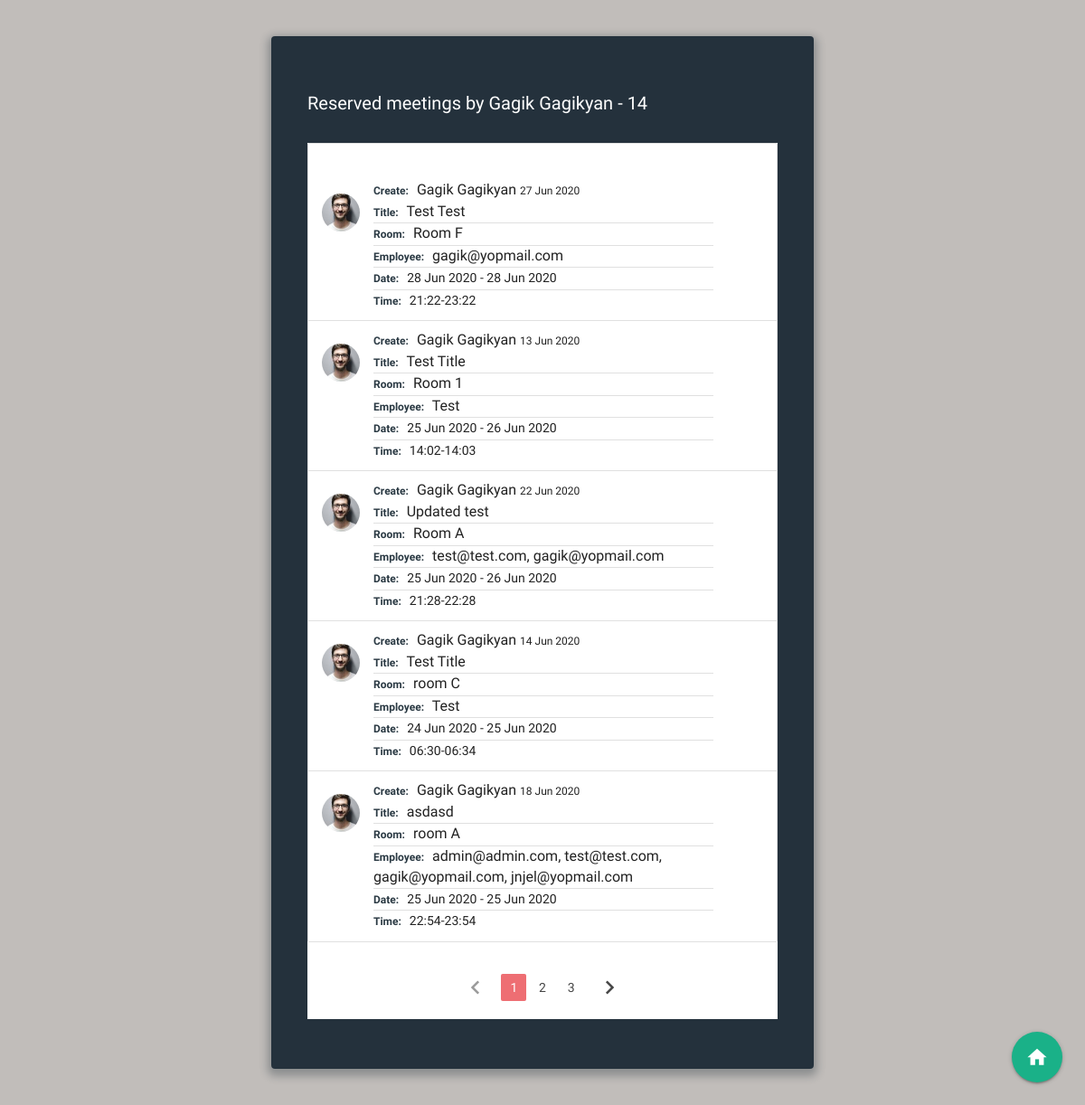
The page /user/3 on the database as committed earlier.
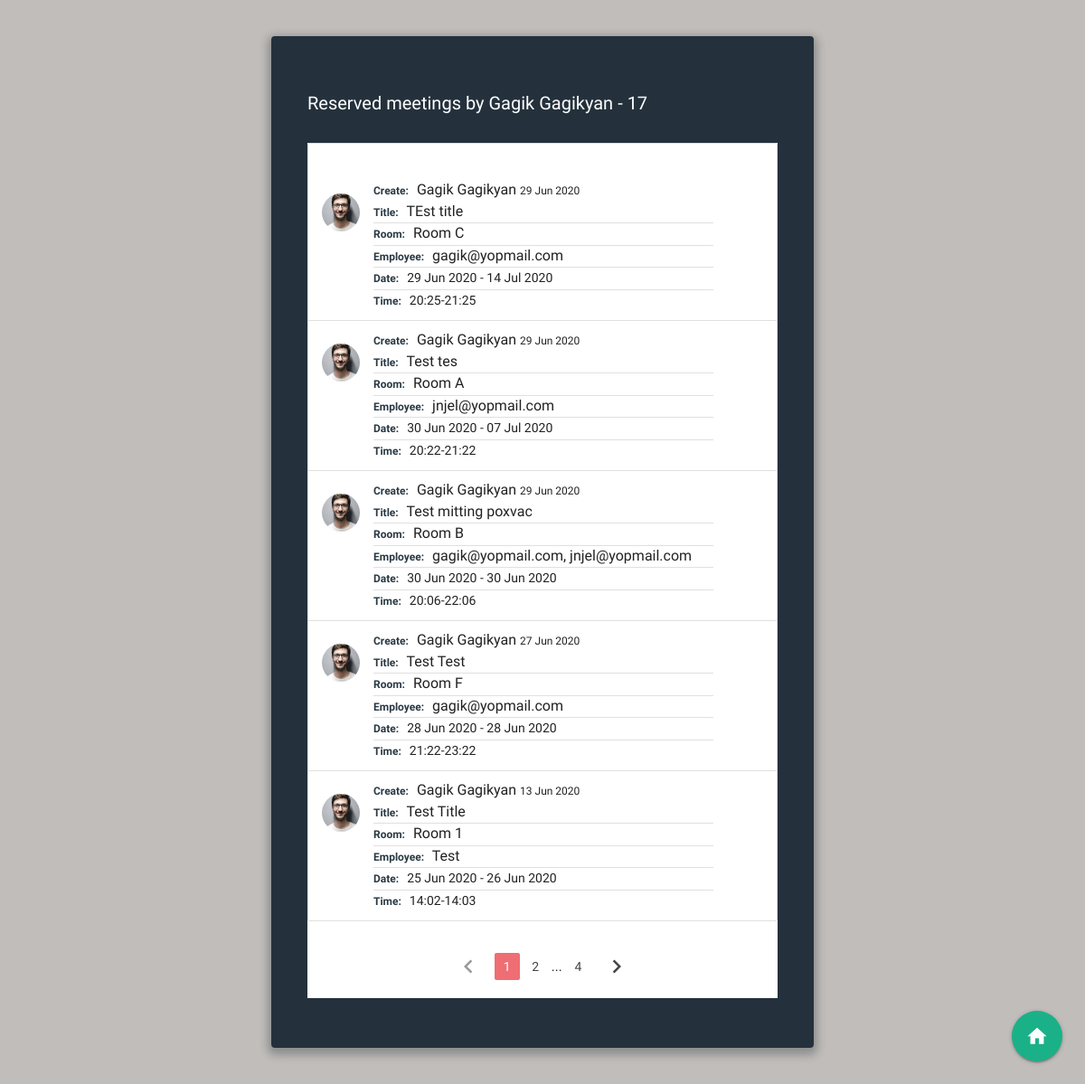
The same page on the database as committed later.
### meeting_app/models.py (models this page shows, shortened)
class Meeting(db.Model):
  id = db.Column(db.Integer, primary_key=True)
  meeting_title = db.Column(db.String(100), nullable=False)
  room = db.Column(db.String(100), nullable=False)
  employee = db.Column(db.Text, nullable=False)
  start_date = db.Column(db.Date, nullable=False)
  end_date = db.Column(db.Date)
  start_time = db.Column(db.Time, nullable=False)
  end_time = db.Column(db.Time, nullable=False)
  created_date = db.Column(db.DateTime, nullable=False, default=datetime.utcnow)
  user_id = db.Column(db.Integer, db.ForeignKey('user.id'), nullable=False)

class User(db.Model, UserMixin):
  id = db.Column(db.Integer, primary_key=True)
  fname = db.Column(db.String(60), nullable=False)
  lname = db.Column(db.String(60), nullable=False)
  email = db.Column(db.String(120), unique=True, nullable=False)
  image_file = db.Column(db.String(20), nullable=False, default='avatar.png')
  usertype = db.Column(db.String(20), nullable=False, default="user")
  password = db.Column(db.String(60), nullable=False)
  created_meetings = db.relationship('Meeting', backref='author', lazy=True)

### meeting_app/users/routes.py (the view)
@users.route('/user/<int:id>')
def user_reserves(id):
  page = request.args.get('page', type=int)
  user=User.query.filter_by(id=id).first_or_404()
  current_date = datetime(datetime.today().year, datetime.today().month, datetime.today().day)
  date_now = current_date - timedelta(days = 1)
  meetings = Meeting.query.filter_by(author=user).order_by(Meeting.end_date.desc())\
                    .paginate(page=page,per_page=5)
  return render_template('user_reserves.html', meetings=meetings, user=user, current_date=current_date)

### meeting_app/templates/user_reserves.html (shortened to what this page needs)
{%extends "layout.html"%}
{% block content %}
<div class="wrap">
<section class="user-reserves-section">
    <h4>Reserved meetings by  {{user.fname}} {{user.lname}} - {{meetings.total}}</h4>
<div id="shedule">
 <ul class="collection">
  {% if meetings.items != [] %}
    {% for meeting in meetings.items %}
    <li class="collection-item avatar">
      <div class="img-wrapper circle">
        <div class="img " style="background-image: url({{url_for('static', filename='img/'+meeting.author.image_file, )}})"></div>
      </div>
      <span class="title5 collection-title">Create:</span>
      <a href="{{url_for('users.user_reserves', id=meeting.author.id)}}"></a>{{meeting.author.fname}} {{meeting.author.lname}} </a>
      <span class="small-text">{{meeting.created_date.strftime('%d %b %Y')}}  </span>
      <p>
        <span class="collection-title">Title:</span>    {{meeting.meeting_title}}
        <p class="divider"></p>
        <span class="collection-title">Room:</span>    {{meeting.room}}
        <p class="divider"></p>
        <span class="collection-title">Employee:</span> {{meeting.employee}}
        <p class="divider"></p>
        {% if meeting.end_date %}
          <span class="collection-title">Date:</span> <span class="date">{{ meeting.start_date.strftime('%d %b %Y')}} -
          {{meeting.end_date.strftime('%d %b %Y')}} </span>
        {% else %}
        <span class="date"> {{ meeting.start_date.strftime('%d %b %Y')}}</span>
        {% endif %}
        <p class="divider"></p>
        <span class="collection-title">Time:</span> <span class="date">{{meeting.start_time.strftime('%H:%M')}}-{{meeting.end_time.strftime('%H:%M')}}</span>
      </p>
    </li>
    {%endfor%}
  </ul>
  <ul class="pagination">
    {% if meetings.has_prev %}
    <li class="arrow"><a  href="{{ url_for('users.user_reserves', id=user.id, page=meetings.prev_num)}}"><i class="material-icons">chevron_left</i></a></li>
    {% else %}
    <li class="disabled"><a href="#!"><i class="material-icons">chevron_left</i></a></li>
    {% endif %}
    {% for page_num in meetings.iter_pages(left_edge=1, right_edge=1, left_current=1,right_current=2) %}
      {% if page_num %}
        {% if meetings.page ==page_num %}
          <li class="active"> <a href="{{ url_for('users.user_reserves', id=user.id, page=page_num)}}">{{page_num}}</a></li>
        {% else %}
          <li class="waves-effect pag-element"> <a href="{{ url_for('users.user_reserves', id=user.id, page=page_num)}}">{{page_num}}</a></li>
        {% endif %}
      {% else %}
        <span>...</span>
      {% endif %}
    {% endfor %}
    {% if meetings.has_next %}
      <li class="arrow"><a href="{{ url_for('users.user_reserves', id=user.id, page=meetings.next_num)}}"><i class="material-icons">chevron_right</i></a></li>
    {% else %}
    <li class="disabled"><a href="#!"><i class="material-icons">chevron_right</i></a></li>
    {% endif %}
    {% else %}
    <p class="no-shedules">There are no scheduled meetings, please add a meeting...</p>
    {% endif %}
  </ul>
</div>
<div class="fixed-button-wrapper">
  <a class="btn-floating btn-large" href="{{url_for('main.index')}}"><i class="material-icons">home</i></a>
</div>
</section>
</div>
{% endblock %}

Rows that differ between the two databases and show on the page:
no longer on this page (row unchanged): Meeting: image_file (picture), author.fname "Gagik", author.lname "Gagikyan", created_date "22 Jun 2020", meeting_title "Updated test", room "Room A", employee "test@test.com, gagik@yopmail.com", start_date "25 Jun 2020", end_date "26 Jun 2020", start_time "21:28", end_time "22:28"
no longer on this page (row unchanged): Meeting: image_file (picture), author.fname "Gagik", author.lname "Gagikyan", created_date "14 Jun 2020", meeting_title "Test Title", room "room C", employee "Test", start_date "24 Jun 2020", end_date "25 Jun 2020", start_time "06:30", end_time "06:34"
no longer on this page (row unchanged): Meeting: image_file (picture), author.fname "Gagik", author.lname "Gagikyan", created_date "18 Jun 2020", meeting_title "asdasd", room "room A", employee "admin@admin.com, test@test.com, gagik@yopmail.com, jnjel@yopmail.com", start_date "25 Jun 2020", end_date "25 Jun 2020", start_time "22:54", end_time "23:54"
added Meeting: image_file (picture), author.fname "Gagik", author.lname "Gagikyan", created_date "29 Jun 2020", meeting_title "TEst title", room "Room C", employee "gagik@yopmail.com", start_date "29 Jun 2020", end_date "14 Jul 2020", start_time "20:25", end_time "21:25"
added Meeting: image_file (picture), author.fname "Gagik", author.lname "Gagikyan", created_date "29 Jun 2020", meeting_title "Test tes", room "Room A", employee "jnjel@yopmail.com", start_date "30 Jun 2020", end_date "07 Jul 2020", start_time "20:22", end_time "21:22"
added Meeting: image_file (picture), author.fname "Gagik", author.lname "Gagikyan", created_date "29 Jun 2020", meeting_title "Test mitting poxvac", room "Room B", employee "gagik@yopmail.com, jnjel@yopmail.com", start_date "30 Jun 2020", end_date "30 Jun 2020", start_time "20:06", end_time "22:06"
Other text that changed with them:
{{ meetings.total }}: "14" → "17"
new list line: "4"
list line gone: "3"
